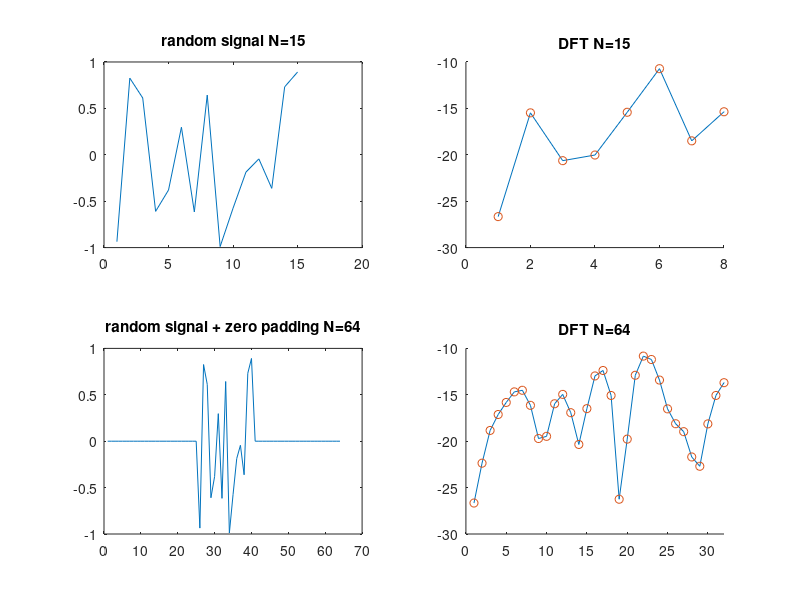

The MATLAB source for this figure:
close all
clear all
pkg load control

M = 15;
N = 64;

x = (rand(M, 1).*2)-1;
fftBuffer = zeros(N, 1);

%zero-padding
hN = N/2;
hM1 = floor(M/2);
hM2 = ceil(M/2);

fftBuffer(hN+1-hM1:hN) = x(1:hM1);
fftBuffer(hN+1:hN+hM2) = x(hM2:end);

X = 20*log10(abs(fft(x)/size(x,1)));
XzeroPadding = 20*log10(abs(fft(fftBuffer)/size(x,1)));

subplot(2, 2, 1)
plot(x);
title('random signal N=15')
subplot(2, 2, 2)
hold on
plot(X)
plot(X, 'o');
axis([0 hM2])
title('DFT N=15')
hold off
subplot(2, 2, 3)
plot(fftBuffer)
title('random signal + zero padding N=64')
subplot(2, 2, 4)
hold on
plot(XzeroPadding);
plot(XzeroPadding,'o');
axis([0 hN])
title('DFT N=64');
hold off
